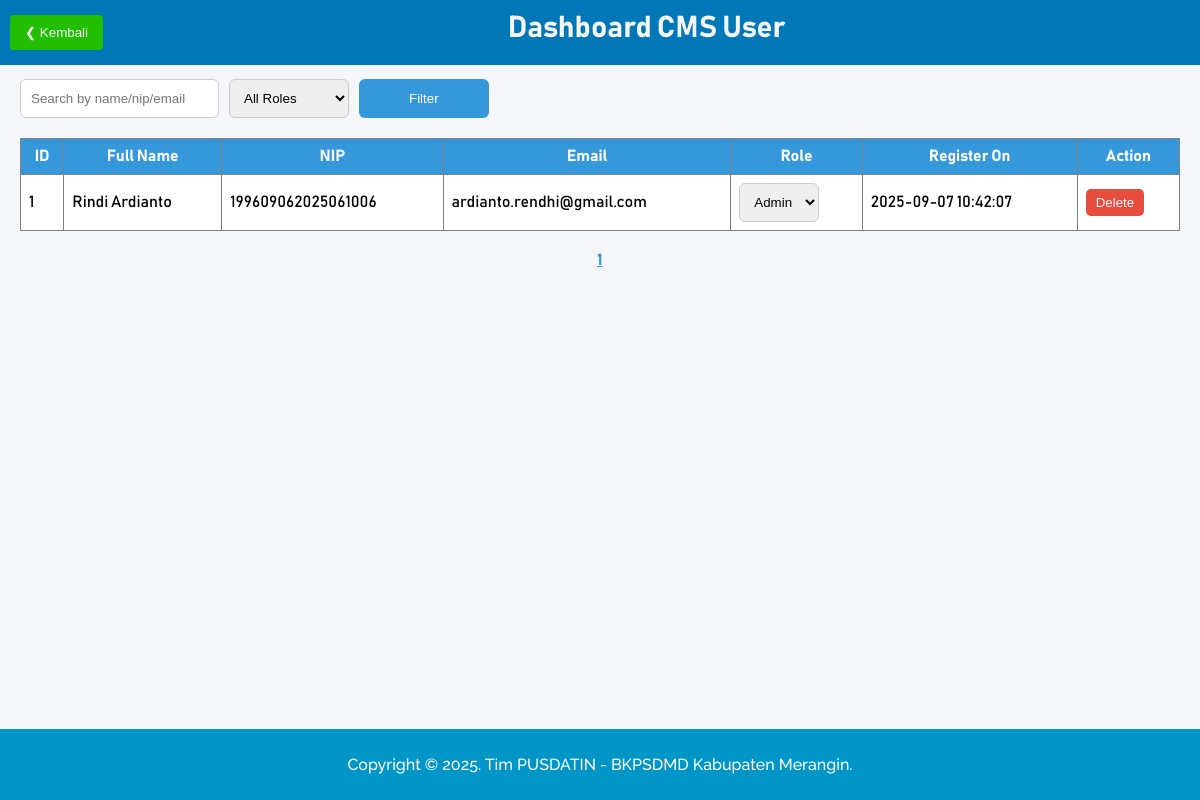
The page /cms/cms_admin_authority/dashboard_admin_list.php (signed in) on the database its author committed.
### tables this page shows
CREATE TABLE `users` (
  `id` int(11) NOT NULL,
  `nip` varchar(20) NOT NULL,
  `fullname` varchar(100) NOT NULL,
  `email` varchar(100) NOT NULL,
  `password` varchar(255) NOT NULL,
  `created_at` timestamp NOT NULL DEFAULT current_timestamp(),
  `remember_token` varchar(255) DEFAULT NULL,
  `reset_token` varchar(255) DEFAULT NULL,
  `reset_expiry` datetime DEFAULT NULL,
  `role` enum('user','admin') DEFAULT 'user',
  `verified` tinyint(1) DEFAULT 0,
  `verify_token` varchar(255) DEFAULT NULL,
  `last_resend` timestamp NULL DEFAULT NULL,
  `profile_pic` varchar(255) DEFAULT NULL
);

### cms/cms_admin_authority/dashboard_admin_list.php (the view, shortened to what this page needs)
<?php
include "../auth.php";
$limit = 10;
$page = isset($_GET['page']) ? (int)$_GET['page'] : 1;
$offset = ($page - 1) * $limit;
$where = "1=1";
$countResult = $conn->query("SELECT COUNT(*) AS total FROM users WHERE $where");
$totalUsers = $countResult->fetch_assoc()['total'];
$totalPages = ceil($totalUsers / $limit);
$result = $conn->query("SELECT id, fullname, nip, email, role, created_at
                        FROM users
                        WHERE $where
                        ORDER BY id DESC
                        LIMIT $offset, $limit");
?>
<!DOCTYPE html>
<html lang="en">
<head>
  <link href="dashboard_admin_list.css" rel="stylesheet" type="text/css">
</head>
<body>
  <div class="header">
    <div class="navbar">
      <button onclick="window.history.back()" class="buttonBack">&#10094; Kembali</button>
    </div>
    <div class="roleHeader">
      <h1>Dashboard CMS User</h1>
    </div>
  </div>
  <h2>CMS Admin List</h2>
  <div class="top-bar">
    <form id="filterForm">
      <input type="text" name="search" id="search" placeholder="Search by name/nip/email">
      <select name="role_filter" id="role_filter">
        <option value="">All Roles</option>
      </select>
      <button type="submit">Filter</button>
    </form>
  </div>
  <div id="userTable">
    <table border="1" width="100%" cellspacing="0" cellpadding="8" style="background:#fff; border-collapse:collapse; text-align:center;">
      <tr style="background:#3498db; color:white;">
        <th>ID</th>
        <th>Full Name</th>
        <th>NIP</th>
        <th>Email</th>
        <th>Role</th>
        <th>Register On</th>
        <th>Action</th>
      </tr>
      <?php while($row = $result->fetch_assoc()): ?>
      <tr style="text-align: left;">
        <td><?php echo $row['id']; ?></td>
        <td><?php echo $row['fullname']; ?></td>
        <td><?php echo $row['nip']; ?></td>
        <td><?php echo $row['email']; ?></td>
        <td>
          <select class="role-select" data-id="<?php echo $row['id']; ?>">
            <option value="admin" <?php if($row['role']=='admin') echo 'selected'; ?>>Admin</option>
          </select>
        </td>
        <td><?php echo $row['created_at']; ?></td>
        <td>
          <button class="delete-btn" data-id="<?php echo $row['id']; ?>" style="background:#e74c3c;color:white;padding:6px 10px;border-radius:5px;border:none;cursor:pointer;">Delete</button>
        </td>
      </tr>
      <?php endwhile; ?>
    </table>
  </div>
<div class="footer">
    <p>Copyright &copy; 2025. Tim PUSDATIN - BKPSDMD Kabupaten Merangin.</p>
</div>
<div style="text-align:center;margin-top:15px;">
  <?php for ($i=1; $i <= $totalPages; $i++): ?>
    <a href="?page=<?php echo $i; ?>" class="<?php echo ($i==$page) ? 'active' : ''; ?>" style="margin:0 5px;<?php echo ($i==$page) ? 'font-weight:bold;color:#3498db;' : ''; ?>">
      <?php echo $i; ?>
    </a>
  <?php endfor; ?>
</div>
</body>
</html>

### cms/cms_admin_authority/dashboard_admin_list.css (style rules this page uses)
body { margin: 0; font-family: Bahnschrift; background:#f4f6f9; }
.header { font-family: Bahnschrift; position: fixed; top: 0px; width:100%; height: 65px; background-color: #0077b6; }
.navbar { float: left; margin-left: 10px; }
.buttonBack { margin-top:15px; text-align:center; cursor: pointer; padding:10px 15px; color:white; padding:10px 15px; background:#21be02; border:none; border-radius:4px; }
.roleHeader h1 { margin: auto; padding: 10px; color: #f4f6f9; text-align:center; font-size: 30px; font-family: Bahnschrift; }
.top-bar { margin: auto; margin: 30px 0px 0px 20px; display:flex; justify-content: space-between; align-items: center; }
form { display:flex; gap: 10px; }
input { padding:10px; border-radius:6px; border:1px solid #ccc; }
select { padding:10px; border-radius:6px; border:1px solid #ccc; }
button { padding: 10px 50px; border:none; border-radius:6px; background:#3498db; color:white; cursor:pointer; }
#userTable { margin:20px; }
* { box-sizing: border-box; }
.footer { position: absolute; background-color: #0096c7; bottom: 0; width:100%; padding: 10px; color: white; font-family: Raleway-Medium; text-align: center; font-size: 15x; }

### rows shown on the page
users: id "1", fullname "Rindi Ardianto", nip "199609062025061006", email "ardianto.rendhi@gmail.com", role+id "Admin", created_at "2025-09-07 10:42:07"
